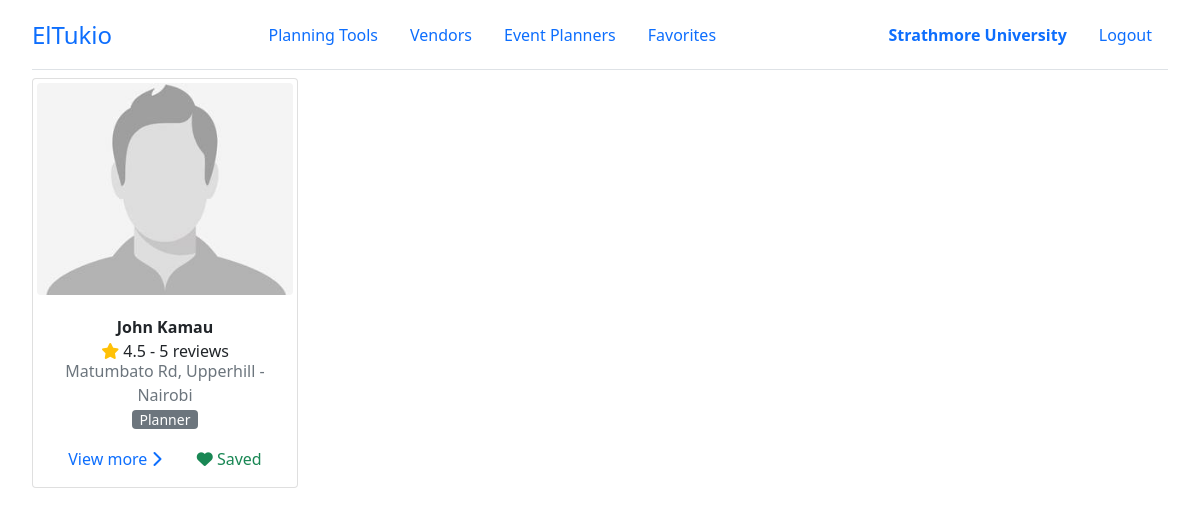
Screenshot of /planners/ (signed in) with the database file from the repository.
### el_tukio/models.py (models this page shows, shortened)
class User(AbstractUser):
    class UserType(models.IntegerChoices):
        ORGANIZER = 0, _('Organizer')
        PLANNER = 1, _('Planner')
        VENDOR = 3, _('Vendor')
        __empty__ = _('(Unkown)')
    user_type = models.SmallIntegerField(blank=True, null=True, choices=UserType.choices)
    phone_number = PhoneNumberField(blank=True, null=True, unique=True)
    profile = models.ImageField(default='default.png', upload_to='profile_pics')
    @property
    def is_organizer(self):
        return self.user_type == self.UserType.ORGANIZER
    @property
    def is_planner(self):
        return self.user_type == self.UserType.PLANNER
    @property
    def is_vendor(self):
        return self.user_type == self.UserType.VENDOR
    @property
    def full_name(self):
        return f'{self.first_name} {self.last_name}'
    class Meta:
        ordering = ['last_name', 'first_name']
    def __str__(self):
        return self.full_name

class Planner(models.Model):
    user = models.OneToOneField(User, on_delete=CASCADE, primary_key=True)
    description = models.TextField(max_length=5000, help_text='Brief description of your business')
    services_offered = models.TextField(max_length=5000, help_text='List the particular services your business offers')
    city = models.CharField(max_length=100, help_text='Primary (Current) city of residence')
    location = models.CharField(max_length=200, help_text='EG: Ole Sangale Rd, Madaraka')  # street code
    up_for_business = models.BooleanField(default=True, help_text='Ready to take business at the moment?')
    bookmarks = models.ManyToManyField(User, related_name='planner_bookmarks')

### el_tukio/views/main.py (the view)
# urls.py: path('planners/', main.planners, name='planners'),
def planners(request):
    context = {'planners': Planner.objects.all()}
    return render(request, 'main/planners.html', context)

### templates/main/planners.html (shortened to what this page needs)
{% extends 'base.html' %}
{% block body %}
{% include 'components/header.html' %}
<div class="row row-cols-1 row-cols-md-3 row-cols-lg-4">
    {% for planner in planners %}
    <div class="col">
        <div class="card h-100">
            <img src="{{ planner.user.profile.url }}" class="rounded m-1" alt="planner profile">
            <div class="card-body">
                <div class="fs-6"><strong>{{ planner.user }}</strong></div>
                <div class="rating">
                    <span class="text-warning"><i class="fas fa-star"></i></span>
                    <span class="num">4.5 - 5 reviews</span>
                </div>
                <div class="card-subtitle text-muted">{{ planner.location }} - {{ planner.city }}</div>
                <small class="btn-secondary rounded px-2">{{ planner.user.get_user_type_display }}</small>
                <div class="d-flex justify-content-evenly mt-3">
                    <a href="{% url 'planner-details' planner_id=planner.user_id %}" class="card-link">
                        View more
                        <i class="fa-solid fa-chevron-right"></i>
                    </a>
                    {% if user.is_organizer or user.is_planner %}
                    {% if user.is_organizer and planner.user in user.organizer.bookmarks.all or user.is_planner and planner.user in user.planner.bookmarks.all %}
                    <a href="{% url 'remove-bookmark' user_id=planner.user_id %}" class="card-link text-success">
                        <i class="fa-solid fa-heart"></i>
                        Saved
                    </a>
                    {% else %}
                    <a href="{% url 'bookmark' user_id=planner.user_id %}" class="card-link">
                        <i class="fa-solid fa-heart"></i>
                        Save
                    </a>
                    {% endif %}
                    {% endif %}
                </div>
            </div>
        </div>
    </div>
    {% endfor %}
</div>
{% endblock body %}

### templates/components/header.html
<header class="header border-bottom d-flex align-items-center justify-content-between mb-2" id="header">
    <a href="{% url 'home' %}" class="logo">ElTukio</a>
    <nav class="nav-main d-flex align-items-center">
        <a href="#" class="nav-link">Planning Tools</a>
        <a href="{% url 'vendors' %}" class="nav-link">Vendors</a>
        <a href="{% url 'planners' %}" class="nav-link">Event Planners</a>
        {% if user.is_organizer or user.is_planner %}
        <a href="{% url 'bookmarks' user_type=user.get_user_type_display.lower %}" class="nav-link">Favorites</a>
        {% endif %}
    </nav>
    <nav class="nav-profile d-flex align-items-center">
        {% if user.is_authenticated %}
        {% if user.is_vendor %}
        <a class="nav-link fw-bold" href="{% url 'vendor-dashboard' %}">{{ user.vendor.business_name }}</a>
        {% elif user.is_planner %}
        <a class="nav-link fw-bold" href="{% url 'planner-dashboard' %}">{{ user.full_name }}</a>
        {% elif user.is_organizer %}
        <a class="nav-link fw-bold" href="{% url 'organizer-dashboard' %}">{{ user.full_name }}</a>
        {% endif %}
        <a class="nav-link" href="{% url 'logout' %}">Logout</a>
        {% else %}
        <a class="nav-link" href="{% url 'login' %}">Login</a>
        <a class="nav-link" href="{% url 'register' %}">Register</a>
        {% endif %}
    </nav>
</header>

### static/css/main.css (style rules this page uses)
:root { --tk-dim-header: 70px; }
body { padding: 0 2rem 4rem; text-align: center; }
a { text-decoration: none; cursor: pointer; }
.header { height: var(--tk-dim-header); }
.logo { font-size: 1.5rem; }

### rows the page displays
User: full_name "Strathmore University"
Planner: user.profile (placeholder picture), user "John Kamau", location "Matumbato Rd, Upperhill", city "Nairobi", user.user_type "Planner", shows "Saved"
